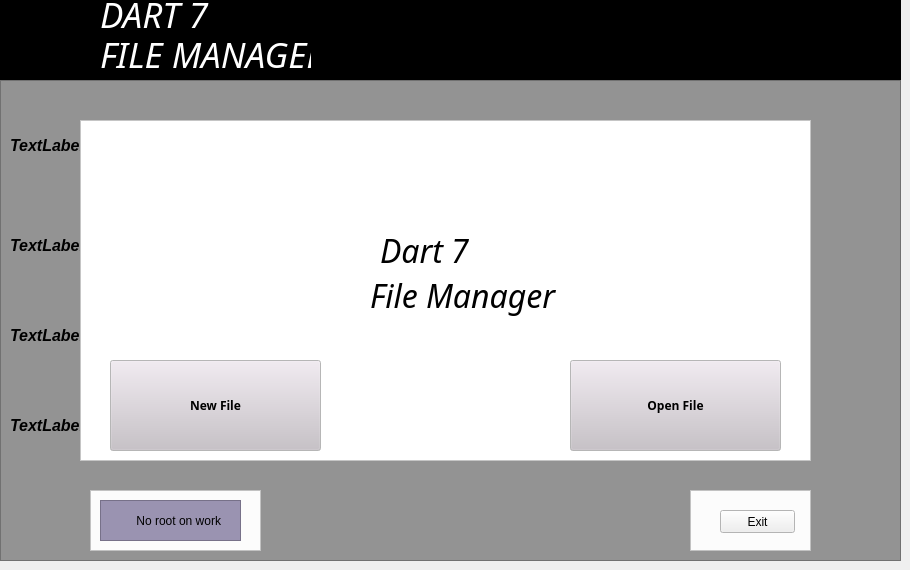
  <widget class="QWidget" name="centralWidget">
   <widget class="QFrame" name="Frame_Principal">
    <property name="geometry">
     <rect>
      <x>80</x>
      <y>120</y>
      <width>731</width>
      <height>341</height>
     </rect>
    </property>
    <property name="palette">
     <palette>
      <active>
       <colorrole role="Button">
        <brush brushstyle="SolidPattern">
         <color alpha="255">
          <red>200</red>
          <green>194</green>
          <blue>200</blue>
         </color>
        </brush>
       </colorrole>
       <colorrole role="Base">
        <brush brushstyle="SolidPattern">
         <color alpha="255">
          <red>0</red>
          <green>0</green>
          <blue>127</blue>
         </color>
        </brush>
       </colorrole>
       <colorrole role="Window">
        <brush brushstyle="SolidPattern">
         <color alpha="255">
          <red>255</red>
          <green>255</green>
          <blue>255</blue>
         </color>
        </brush>
       </colorrole>
      </active>
      <inactive>
       <colorrole role="Button">
        <brush brushstyle="SolidPattern">
         <color alpha="255">
          <red>200</red>
          <green>194</green>
          <blue>200</blue>
         </color>
        </brush>
       </colorrole>
       <colorrole role="Base">
        <brush brushstyle="SolidPattern">
         <color alpha="255">
          <red>0</red>
          <green>0</green>
          <blue>127</blue>
         </color>
        </brush>
       </colorrole>
       <colorrole role="Window">
        <brush brushstyle="SolidPattern">
         <color alpha="255">
          <red>255</red>
          <green>255</green>
          <blue>255</blue>
         </color>
        </brush>
       </colorrole>
      </inactive>
      <disabled>
       <colorrole role="Button">
        <brush brushstyle="SolidPattern">
         <color alpha="255">
          <red>200</red>
          <green>194</green>
          <blue>200</blue>
         </color>
        </brush>
       </colorrole>
       <colorrole role="Base">
        <brush brushstyle="SolidPattern">
         <color alpha="255">
          <red>255</red>
          <green>255</green>
          <blue>255</blue>
         </color>
        </brush>
       </colorrole>
       <colorrole role="Window">
        <brush brushstyle="SolidPattern">
         <color alpha="255">
          <red>255</red>
          <green>255</green>
          <blue>255</blue>
         </color>
        </brush>
       </colorrole>
      </disabled>
     </palette>
    </property>
    <property name="autoFillBackground">
     <bool>true</bool>
    </property>
    <property name="frameShape">
     <enum>QFrame::StyledPanel</enum>
    </property>
    <property name="frameShadow">
     <enum>QFrame::Raised</enum>
    </property>
    <widget class="QPushButton" name="pB_NewFile">
     <property name="geometry">
      <rect>
       <x>30</x>
       <y>240</y>
       <width>211</width>
       <height>91</height>
      </rect>
     </property>
     <property name="font">
      <font>
       <family>8514oem</family>
       <weight>75</weight>
       <bold>true</bold>
      </font>
     </property>
     <property name="text">
      <string>New File</string>
     </property>
    </widget>
    <widget class="QPushButton" name="pB_OpenFile">
     <property name="geometry">
      <rect>
       <x>490</x>
       <y>240</y>
       <width>211</width>
       <height>91</height>
      </rect>
     </property>
     <property name="font">
      <font>
       <family>8514oem</family>
       <weight>75</weight>
       <bold>true</bold>
      </font>
     </property>
     <property name="text">
      <string>Open File</string>
     </property>
    </widget>
    <widget class="QLabel" name="label">
     <property name="geometry">
      <rect>
       <x>300</x>
       <y>100</y>
       <width>161</width>
       <height>61</height>
      </rect>
     </property>
     <property name="font">
      <font>
       <family>ISOCPEUR</family>
       <pointsize>24</pointsize>
       <italic>true</italic>
      </font>
     </property>
     <property name="text">
      <string>Dart 7</string>
     </property>
    </widget>
    <widget class="QLabel" name="label_2">
     <property name="geometry">
      <rect>
       <x>290</x>
       <y>150</y>
       <width>191</width>
       <height>51</height>
      </rect>
     </property>
     <property name="font">
      <font>
       <family>ISOCPEUR</family>
       <pointsize>24</pointsize>
       <italic>true</italic>
      </font>
     </property>
     <property name="text">
      <string>File Manager</string>
     </property>
    </widget>
   </widget>
   <widget class="QFrame" name="frame_2">
    <property name="geometry">
     <rect>
      <x>100</x>
      <y>500</y>
      <width>141</width>
      <height>41</height>
     </rect>
    </property>
    <property name="palette">
     <palette>
      <active>
       <colorrole role="Base">
        <brush brushstyle="SolidPattern">
         <color alpha="255">
          <red>0</red>
          <green>0</green>
          <blue>127</blue>
         </color>
        </brush>
       </colorrole>
       <colorrole role="Window">
        <brush brushstyle="SolidPattern">
         <color alpha="255">
          <red>154</red>
          <green>147</green>
          <blue>177</blue>
         </color>
        </brush>
       </colorrole>
      </active>
      <inactive>
       <colorrole role="Base">
        <brush brushstyle="SolidPattern">
         <color alpha="255">
          <red>0</red>
          <green>0</green>
          <blue>127</blue>
         </color>
        </brush>
       </colorrole>
       <colorrole role="Window">
        <brush brushstyle="SolidPattern">
         <color alpha="255">
          <red>154</red>
          <green>147</green>
          <blue>177</blue>
         </color>
        </brush>
       </colorrole>
      </inactive>
      <disabled>
       <colorrole role="Base">
        <brush brushstyle="SolidPattern">
         <color alpha="255">
          <red>154</red>
          <green>147</green>
          <blue>177</blue>
         </color>
        </brush>
       </colorrole>
       <colorrole role="Window">
        <brush brushstyle="SolidPattern">
         <color alpha="255">
          <red>154</red>
          <green>147</green>
          <blue>177</blue>
         </color>
        </brush>
       </colorrole>
      </disabled>
     </palette>
    </property>
    <property name="autoFillBackground">
     <bool>true</bool>
    </property>
    <property name="frameShape">
     <enum>QFrame::StyledPanel</enum>
    </property>
    <property name="frameShadow">
     <enum>QFrame::Raised</enum>
    </property>
    <widget class="QLabel" name="label_mainPath">
     <property name="geometry">
      <rect>
       <x>10</x>
       <y>10</y>
       <width>111</width>
       <height>21</height>
      </rect>
     </property>
     <property name="text">
      <string>No root on work</string>
     </property>
     <property name="alignment">
      <set>Qt::AlignRight|Qt::AlignTrailing|Qt::AlignVCenter</set>
     </property>
    </widget>
   </widget>
   <widget class="QFrame" name="frame">
    <property name="geometry">
     <rect>
      <x>90</x>
      <y>490</y>
      <width>171</width>
      <height>61</height>
     </rect>
    </property>
    <property name="palette">
     <palette>
      <active>
       <colorrole role="Base">
        <brush brushstyle="SolidPattern">
         <color alpha="255">
          <red>255</red>
          <green>255</green>
          <blue>255</blue>
         </color>
        </brush>
       </colorrole>
       <colorrole role="Window">
        <brush brushstyle="SolidPattern">
         <color alpha="255">
          <red>252</red>
          <green>252</green>
          <blue>252</blue>
         </color>
        </brush>
       </colorrole>
      </active>
      <inactive>
       <colorrole role="Base">
        <brush brushstyle="SolidPattern">
         <color alpha="255">
          <red>255</red>
          <green>255</green>
          <blue>255</blue>
         </color>
        </brush>
       </colorrole>
       <colorrole role="Window">
        <brush brushstyle="SolidPattern">
         <color alpha="255">
          <red>252</red>
          <green>252</green>
          <blue>252</blue>
         </color>
        </brush>
       </colorrole>
      </inactive>
      <disabled>
       <colorrole role="Base">
        <brush brushstyle="SolidPattern">
         <color alpha="255">
          <red>252</red>
          <green>252</green>
          <blue>252</blue>
         </color>
        </brush>
       </colorrole>
       <colorrole role="Window">
        <brush brushstyle="SolidPattern">
         <color alpha="255">
          <red>252</red>
          <green>252</green>
          <blue>252</blue>
         </color>
        </brush>
       </colorrole>
      </disabled>
     </palette>
    </property>
    <property name="autoFillBackground">
     <bool>true</bool>
    </property>
    <property name="frameShape">
     <enum>QFrame::StyledPanel</enum>
    </property>
    <property name="frameShadow">
     <enum>QFrame::Raised</enum>
    </property>
   </widget>
   <widget class="QFrame" name="frame_3">
    <property name="geometry">
     <rect>
      <x>690</x>
      <y>490</y>
      <width>121</width>
      <height>61</height>
     </rect>
    </property>
    <property name="palette">
     <palette>
      <active>
       <colorrole role="Base">
        <brush brushstyle="SolidPattern">
         <color alpha="255">
          <red>255</red>
          <green>255</green>
          <blue>255</blue>
         </color>
        </brush>
       </colorrole>
       <colorrole role="Window">
        <brush brushstyle="SolidPattern">
         <color alpha="255">
          <red>252</red>
          <green>252</green>
          <blue>252</blue>
         </color>
        </brush>
       </colorrole>
      </active>
      <inactive>
       <colorrole role="Base">
        <brush brushstyle="SolidPattern">
         <color alpha="255">
          <red>255</red>
          <green>255</green>
          <blue>255</blue>
         </color>
        </brush>
       </colorrole>
       <colorrole role="Window">
        <brush brushstyle="SolidPattern">
         <color alpha="255">
          <red>252</red>
          <green>252</green>
          <blue>252</blue>
         </color>
        </brush>
       </colorrole>
      </inactive>
      <disabled>
       <colorrole role="Base">
        <brush brushstyle="SolidPattern">
         <color alpha="255">
          <red>252</red>
          <green>252</green>
          <blue>252</blue>
         </color>
        </brush>
       </colorrole>
       <colorrole role="Window">
        <brush brushstyle="SolidPattern">
         <color alpha="255">
          <red>252</red>
          <green>252</green>
          <blue>252</blue>
         </color>
        </brush>
       </colorrole>
      </disabled>
     </palette>
    </property>
    <property name="autoFillBackground">
     <bool>true</bool>
    </property>
    <property name="frameShape">
     <enum>QFrame::StyledPanel</enum>
    </property>
    <property name="frameShadow">
     <enum>QFrame::Raised</enum>
    </property>
    <widget class="QPushButton" name="pB_close">
     <property name="geometry">
      <rect>
       <x>30</x>
       <y>20</y>
       <width>75</width>
       <height>23</height>
      </rect>
     </property>
     <property name="text">
      <string>Exit</string>
     </property>
    </widget>
   </widget>
   <widget class="QFrame" name="frame_4">
    <property name="geometry">
     <rect>
      <x>0</x>
      <y>-1</y>
      <width>901</width>
      <height>81</height>
     </rect>
    </property>
    <property name="palette">
     <palette>
      <active>
       <colorrole role="Base">
        <brush brushstyle="SolidPattern">
         <color alpha="255">
          <red>255</red>
          <green>255</green>
          <blue>255</blue>
         </color>
        </brush>
       </colorrole>
       <colorrole role="Window">
        <brush brushstyle="SolidPattern">
         <color alpha="255">
          <red>0</red>
          <green>0</green>
          <blue>0</blue>
         </color>
        </brush>
       </colorrole>
      </active>
      <inactive>
       <colorrole role="Base">
        <brush brushstyle="SolidPattern">
         <color alpha="255">
          <red>255</red>
          <green>255</green>
          <blue>255</blue>
         </color>
        </brush>
       </colorrole>
       <colorrole role="Window">
        <brush brushstyle="SolidPattern">
         <color alpha="255">
          <red>0</red>
          <green>0</green>
          <blue>0</blue>
         </color>
        </brush>
       </colorrole>
      </inactive>
      <disabled>
       <colorrole role="Base">
        <brush brushstyle="SolidPattern">
         <color alpha="255">
          <red>0</red>
          <green>0</green>
          <blue>0</blue>
         </color>
        </brush>
       </colorrole>
       <colorrole role="Window">
        <brush brushstyle="SolidPattern">
         <color alpha="255">
          <red>0</red>
          <green>0</green>
          <blue>0</blue>
         </color>
        </brush>
       </colorrole>
      </disabled>
     </palette>
    </property>
    <property name="autoFillBackground">
     <bool>true</bool>
    </property>
    <property name="frameShape">
     <enum>QFrame::StyledPanel</enum>
    </property>
    <property name="frameShadow">
     <enum>QFrame::Raised</enum>
    </property>
    <widget class="QLabel" name="label_3">
     <property name="geometry">
      <rect>
       <x>100</x>
       <y>0</y>
       <width>211</width>
       <height>31</height>
      </rect>
     </property>
     <property name="palette">
      <palette>
       <active>
        <colorrole role="WindowText">
         <brush brushstyle="SolidPattern">
          <color alpha="255">
           <red>255</red>
           <green>255</green>
           <blue>255</blue>
          </color>
         </brush>
        </colorrole>
       </active>
       <inactive>
        <colorrole role="WindowText">
         <brush brushstyle="SolidPattern">
          <color alpha="255">
           <red>255</red>
           <green>255</green>
           <blue>255</blue>
          </color>
         </brush>
        </colorrole>
       </inactive>
       <disabled>
        <colorrole role="WindowText">
         <brush brushstyle="SolidPattern">
          <color alpha="255">
           <red>120</red>
           <green>120</green>
           <blue>120</blue>
          </color>
         </brush>
        </colorrole>
       </disabled>
      </palette>
     </property>
     <property name="font">
      <font>
       <family>ISOCPEUR</family>
       <pointsize>26</pointsize>
       <italic>true</italic>
      </font>
     </property>
     <property name="text">
      <string>DART 7</string>
     </property>
    </widget>
    <widget class="QLabel" name="label_4">
     <property name="geometry">
      <rect>
       <x>100</x>
       <y>40</y>
       <width>211</width>
       <height>31</height>
      </rect>
     </property>
     <property name="palette">
      <palette>
       <active>
        <colorrole role="WindowText">
         <brush brushstyle="SolidPattern">
          <color alpha="255">
           <red>255</red>
           <green>255</green>
           <blue>255</blue>
          </color>
         </brush>
        </colorrole>
       </active>
       <inactive>
        <colorrole role="WindowText">
         <brush brushstyle="SolidPattern">
          <color alpha="255">
           <red>255</red>
           <green>255</green>
           <blue>255</blue>
          </color>
         </brush>
        </colorrole>
       </inactive>
       <disabled>
        <colorrole role="WindowText">
         <brush brushstyle="SolidPattern">
          <color alpha="255">
           <red>120</red>
           <green>120</green>
           <blue>120</blue>
          </color>
         </brush>
        </colorrole>
       </disabled>
      </palette>
     </property>
     <property name="font">
      <font>
       <family>ISOCPEUR</family>
       <pointsize>26</pointsize>
       <italic>true</italic>
      </font>
     </property>
     <property name="text">
      <string>FILE MANAGER</string>
     </property>
    </widget>
   </widget>
   <widget class="QFrame" name="frame_Instructions">
    <property name="geometry">
     <rect>
      <x>0</x>
      <y>80</y>
      <width>901</width>
      <height>481</height>
     </rect>
    </property>
    <property name="palette">
     <palette>
      <active>
       <colorrole role="Base">
        <brush brushstyle="SolidPattern">
         <color alpha="255">
          <red>255</red>
          <green>255</green>
          <blue>255</blue>
         </color>
        </brush>
       </colorrole>
       <colorrole role="Window">
        <brush brushstyle="SolidPattern">
         <color alpha="255">
          <red>147</red>
          <green>147</green>
          <blue>147</blue>
         </color>
        </brush>
       </colorrole>
      </active>
      <inactive>
       <colorrole role="Base">
        <brush brushstyle="SolidPattern">
         <color alpha="255">
          <red>255</red>
          <green>255</green>
          <blue>255</blue>
         </color>
        </brush>
       </colorrole>
       <colorrole role="Window">
        <brush brushstyle="SolidPattern">
         <color alpha="255">
          <red>147</red>
          <green>147</green>
          <blue>147</blue>
         </color>
        </brush>
       </colorrole>
      </inactive>
      <disabled>
       <colorrole role="Base">
        <brush brushstyle="SolidPattern">
         <color alpha="255">
          <red>147</red>
          <green>147</green>
          <blue>147</blue>
         </color>
        </brush>
       </colorrole>
       <colorrole role="Window">
        <brush brushstyle="SolidPattern">
         <color alpha="255">
          <red>147</red>
          <green>147</green>
          <blue>147</blue>
         </color>
        </brush>
       </colorrole>
      </disabled>
     </palette>
    </property>
    <property name="autoFillBackground">
     <bool>true</bool>
    </property>
    <property name="frameShape">
     <enum>QFrame::StyledPanel</enum>
    </property>
    <property name="frameShadow">
     <enum>QFrame::Raised</enum>
    </property>
    <widget class="QLabel" name="label_5">
     <property name="enabled">
      <bool>true</bool>
     </property>
     <property name="geometry">
      <rect>
       <x>10</x>
       <y>40</y>
       <width>831</width>
       <height>51</height>
      </rect>
     </property>
     <property name="font">
      <font>
       <family>Arial</family>
       <pointsize>12</pointsize>
       <weight>75</weight>
       <italic>true</italic>
       <bold>true</bold>
      </font>
     </property>
     <property name="text">
      <string>TextLabel</string>
     </property>
    </widget>
    <widget class="QLabel" name="label_6">
     <property name="enabled">
      <bool>true</bool>
     </property>
     <property name="geometry">
      <rect>
       <x>10</x>
       <y>140</y>
       <width>851</width>
       <height>51</height>
      </rect>
     </property>
     <property name="font">
      <font>
       <family>Arial</family>
       <pointsize>12</pointsize>
       <weight>75</weight>
       <italic>true</italic>
       <bold>true</bold>
      </font>
     </property>
     <property name="text">
      <string>TextLabel</string>
     </property>
    </widget>
    <widget class="QLabel" name="label_7">
     <property name="enabled">
      <bool>true</bool>
     </property>
     <property name="geometry">
      <rect>
       <x>10</x>
       <y>230</y>
       <width>831</width>
       <height>51</height>
      </rect>
     </property>
     <property name="font">
      <font>
       <family>Arial</family>
       <pointsize>12</pointsize>
       <weight>75</weight>
       <italic>true</italic>
       <bold>true</bold>
      </font>
     </property>
     <property name="text">
      <string>TextLabel</string>
     </property>
    </widget>
    <widget class="QLabel" name="label_8">
     <property name="enabled">
      <bool>true</bool>
     </property>
     <property name="geometry">
      <rect>
       <x>10</x>
       <y>320</y>
       <width>831</width>
       <height>51</height>
      </rect>
     </property>
     <property name="font">
      <font>
       <family>Arial</family>
       <pointsize>12</pointsize>
       <weight>75</weight>
       <italic>true</italic>
       <bold>true</bold>
      </font>
     </property>
     <property name="text">
      <string>TextLabel</string>
     </property>
    </widget>
   </widget>
   <zorder>frame_Instructions</zorder>
   <zorder>frame_3</zorder>
   <zorder>frame</zorder>
   <zorder>Frame_Principal</zorder>
   <zorder>frame_2</zorder>
   <zorder>frame_4</zorder>
  </widget>
